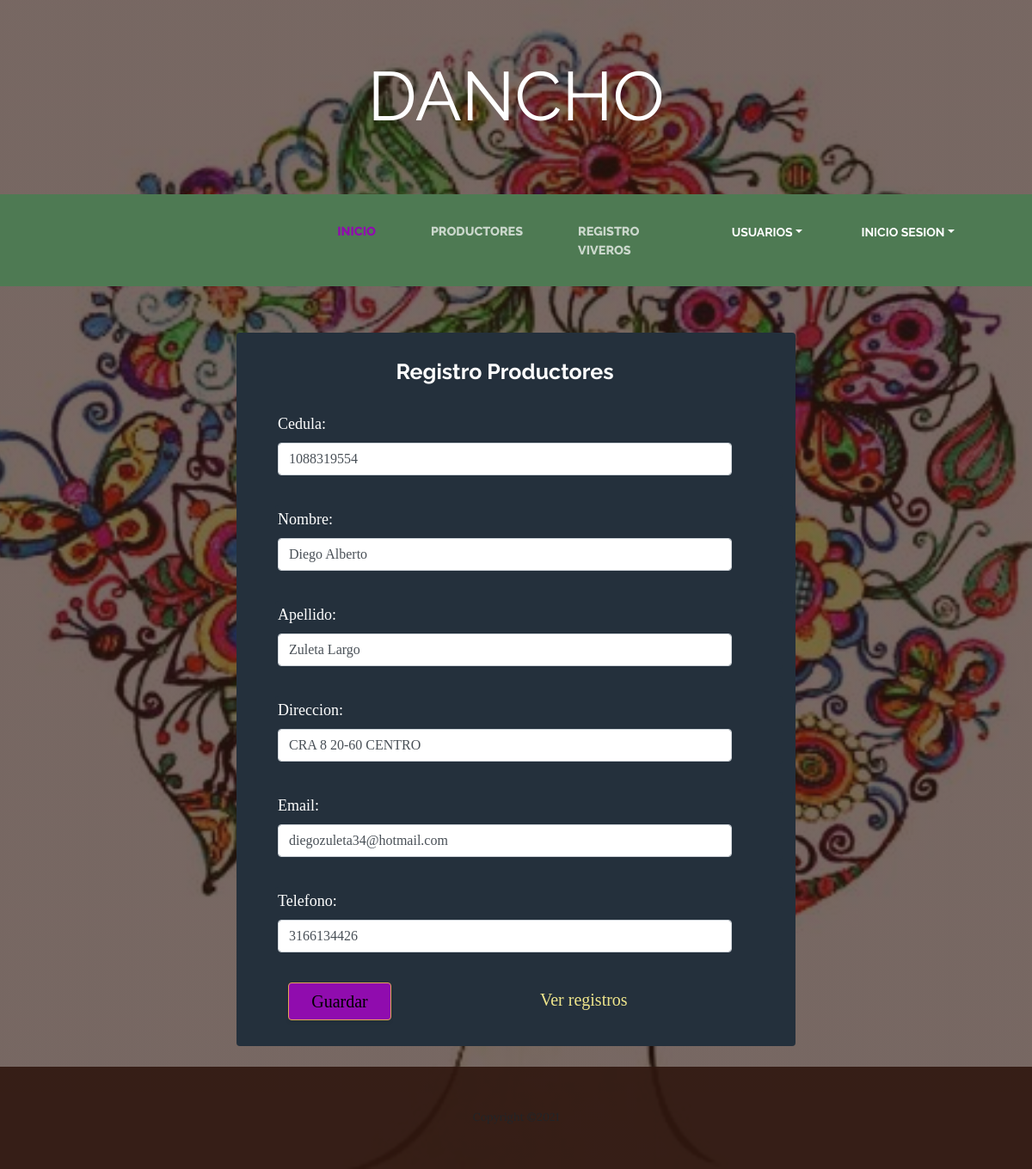
The app's page /productor/editarproductor/2/ (signed in) with its own data.
### Productor/models.py (models this page shows, shortened)
class Productor(models.Model):
    numero_documento = models.IntegerField()
    nombre = models.CharField(max_length=30)
    apellido = models.CharField(max_length=30)
    """numero_documento = models.IntegerField()
    numero_documento = models.IntegerField()
    numero_documento = models.IntegerField()
    numero_documento = models.IntegerField()"""
    direccion = models.CharField(max_length=60)
    email = models.EmailField()
    telefono = models.CharField(max_length=10)
    class Meta:
        verbose_name = "productor"
        verbose_name_plural = "productores"

### Productor/views.py (the view)
# urls.py: path('editarproductor/<int:id>/', login_required(views.editar_productor), name ="editarproductor"),
def editar_productor(request, id):
    productor = Productor.objects.get(id = id)
    if request.method == 'GET':
        form = FormularioProductor(instance=productor)
        contexto = { 'form': form }
    else:
        form = FormularioProductor(request.POST, instance = productor)
        contexto = { 'form': form }
        if form.is_valid():
            form.save()
            return redirect('listarproductor')
    return render(request, 'productor/productores.html', contexto)

### Usuario/models.py (called while the page is built)
    @property
    def is_staff(self):
        return self.usuario_administrador

### Productor/templates/productor/productores.html (shortened to what this page needs)
{% extends "vivero/base.html"%}
{% load static %}
{% block content %}
<head>
    <link rel="stylesheet" type="text/css" href="{% static 'css/productores.css' %}">
</head>
<br>
<form class="form-horizontal" method="POST">
    <h4>Registro Productores</h4>
    <div class="row form-group">
        <label for="{{ form.numero_documento.id_for_label }}"
                class="controls"> {{form.numero_documento.label_tag}} <br> {{ form.numero_documento }}</label>
    </div>
    <div class="row form-group">
        <label for="{{ form.nombre.id_for_label }}"
                class="controls"> {{ form.nombre.label_tag }} <br> {{ form.nombre }}</label>
    </div>
    <div class="row form-group">
        <label for="{{ form.apellido.id_for_label }}"
                class="controls"> {{ form.apellido.label_tag }} <br> {{ form.apellido }}</label>
    </div>
    <div class="row form-group">
        <label for="{{ form.direccion.id_for_label }}"
                class="controls"> {{ form.direccion.label_tag }} <br> {{ form.direccion }}</label>
    </div>
    <div class="row form-group">
        <label for="{{ form.email.id_for_label }}"
                class="controls"> {{ form.email.label_tag }} <br> {{ form.email }}</label>
    </div>
    <div class="row form-group">
        <label for="{{ form.telefono.id_for_label }}"
                class="controls"> {{ form.telefono.label_tag }} <br> {{ form.telefono }}</label>
    </div>
    <button class="btn btn-primary" type="submit" style="width: 120px; margin-left: 0%; font-size: 20px; color: black;" onclick="ConfirmarRegistro()">Guardar</button>
    <a class="button" href="{% url 'listarproductor' %}" style="color: khaki; padding: 0px; margin-left: 30%; font-size: 20px;">Ver registros</a>
</form>
<br>
{% endblock %}

### static/css/productores.css (style rules this page uses)
form label { text-align: left; }
form { width: 650px; background: #24303c; padding: 30px; margin: auto; margin-top: 30px; border-radius: 4px; font-family: 'calibri'; color: white; font-size: 20px; padding-left: 5%; }
.controls { width: 100%; background: #24303c; padding: 3px; border-radius: 4px; margin-bottom: 16px; padding-right: 10%; font-family: 'calibri'; font-size: 18px; }
form h4 { font-size: 25px; font-weight: bold; margin-bottom: 30px; text-align:center; padding-right: 10%; }

### records on screen
Productor: numero_documento "1088319554", nombre "Diego Alberto", apellido "Zuleta Largo", direccion "CRA 8 20-60 CENTRO", email "diegozuleta34@hotmail.com", telefono "3166134426"
